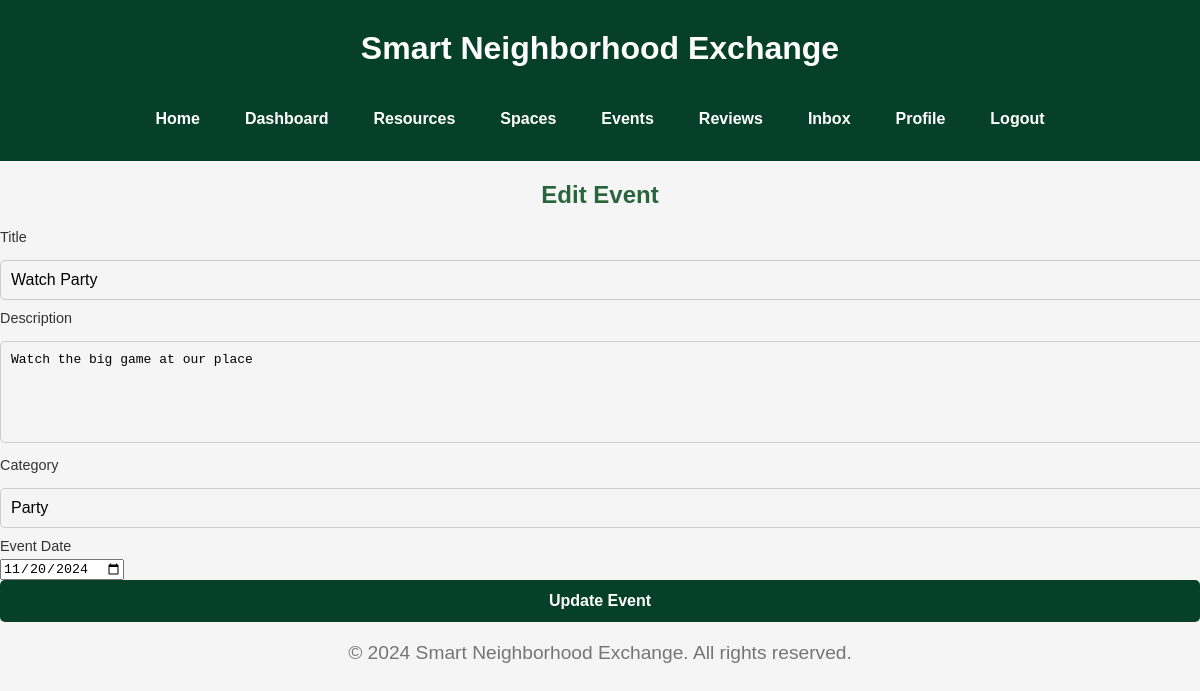
/edit-event/3 (signed in), run on the app's committed database.
### tables this page shows
CREATE TABLE Events (
    event_id INTEGER PRIMARY KEY AUTOINCREMENT,
    user_id INTEGER,
    title TEXT NOT NULL,
    description TEXT,
    images TEXT,
    category TEXT,
    date TEXT NOT NULL,  -- Event date instead of availability
    FOREIGN KEY (user_id) REFERENCES Users(user_id)
);

### app.py (the view, shortened to what this page needs)
@app.route('/edit-event/<int:event_id>', methods=['GET', 'POST'])
def edit_event(event_id):
    user_id = get_user_id()
    con = get_db()
    cur = con.execute("SELECT * FROM Events WHERE event_id = ? AND user_id = ?", (event_id, user_id))
    event = cur.fetchone()
    if event is None:
        flash("Event not found or you do not have permission to edit it.")
        return redirect(url_for('my_events'))
    return render_template('events/edit_event.html', event=event)

### app.py (called while the page is built)
def get_db():
    db = getattr(g, '_database', None)
    if db is None:
        db = g._database = sqlite3.connect(DATABASE)
    return db

@app.teardown_appcontext
def close_connection(exception):
    db = getattr(g, '_database', None)
    if db is not None:
        db.close()

def get_user_id():
    return session.get('user_id')

### templates/events/edit_event.html (shortened to what this page needs)
{% extends "base.html" %}
{% block content %}
<h2>Edit Event</h2>
<form method="POST" action="{{ url_for('edit_event', event_id=event[0]) }}">
    <label for="title">Title</label>
    <input type="text" id="title" name="title" value="{{ event[2] }}" required>
    <label for="description">Description</label>
    <textarea id="description" name="description" required>{{ event[3] }}</textarea>
    <label for="category">Category</label>
    <input type="text" id="category" name="category" value="{{ event[5] }}" required>
    <label for="event_date">Event Date</label>
    <input type="date" id="event_date" name="event_date" value="{{ event[6] }}" required>
    <button type="submit">Update Event</button>
</form>
{% endblock %}

### static/css/style.css (style rules this page uses)
body { font-family: Arial, sans-serif; background-color: #f5f5f5; margin: 0; padding: 0; }
h1, h2 { color: #333333; }
h2 { font-size: 1.5em; color: #333333; margin-bottom: 20px; }
form { margin: 20px 0; }
label { display: block; font-size: 0.9em; color: #333333; margin-bottom: 5px; }
input[type="text"], input[type="email"], input[type="password"], input[type="file"], textarea { width: 100%; padding: 10px; font-size: 1em; border: 1px solid #cccccc; border-radius: 5px; background-color: #f5f5f5; margin: 10px 0; }
textarea { resize: vertical; min-height: 80px; }
button { width: 100%; padding: 12px; font-size: 1em; font-weight: bold; color: #ffffff; background-color: #06402B; border: none; border-radius: 5px; cursor: pointer; transition: background-color 0.3s ease; }
h2 { color: #06402B; text-align: center; margin-bottom: 20px; }
body { overflow-y: auto; }
body { font-family: Arial, sans-serif; background-color: #f5f5f5; margin: 0; padding: 0; overflow-y: auto; }
h2 { color: #2a643d; text-align: center; margin-bottom: 20px; }
h1, h2 { text-align: center; color: #2a643d; margin-bottom: 20px; }

### data on the page
Events: title "Watch Party", description "Watch the big game at our place", category "Party", event_date "11/20/2024"
